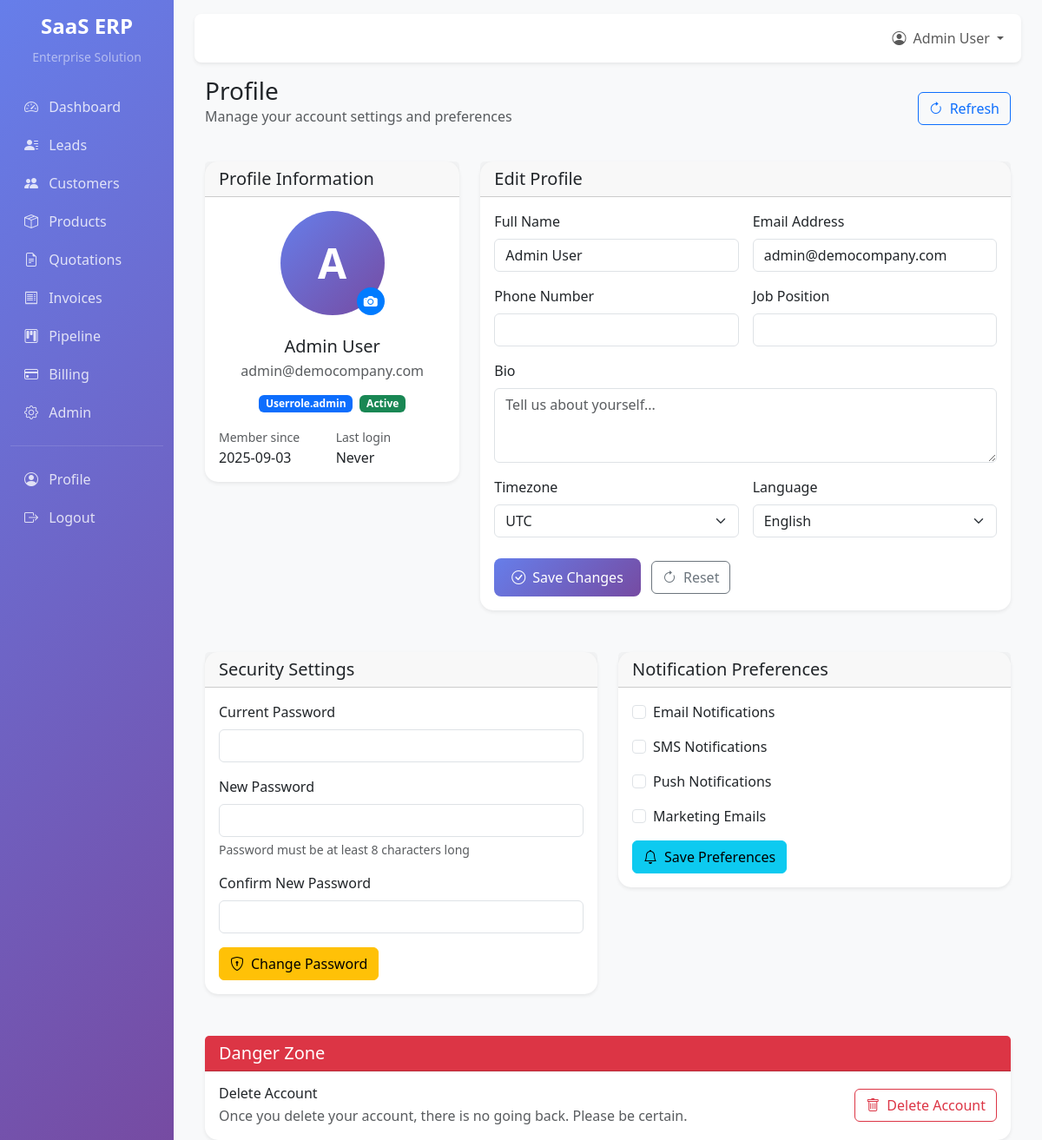
Before: /auth/profile (signed in) with the older database file.
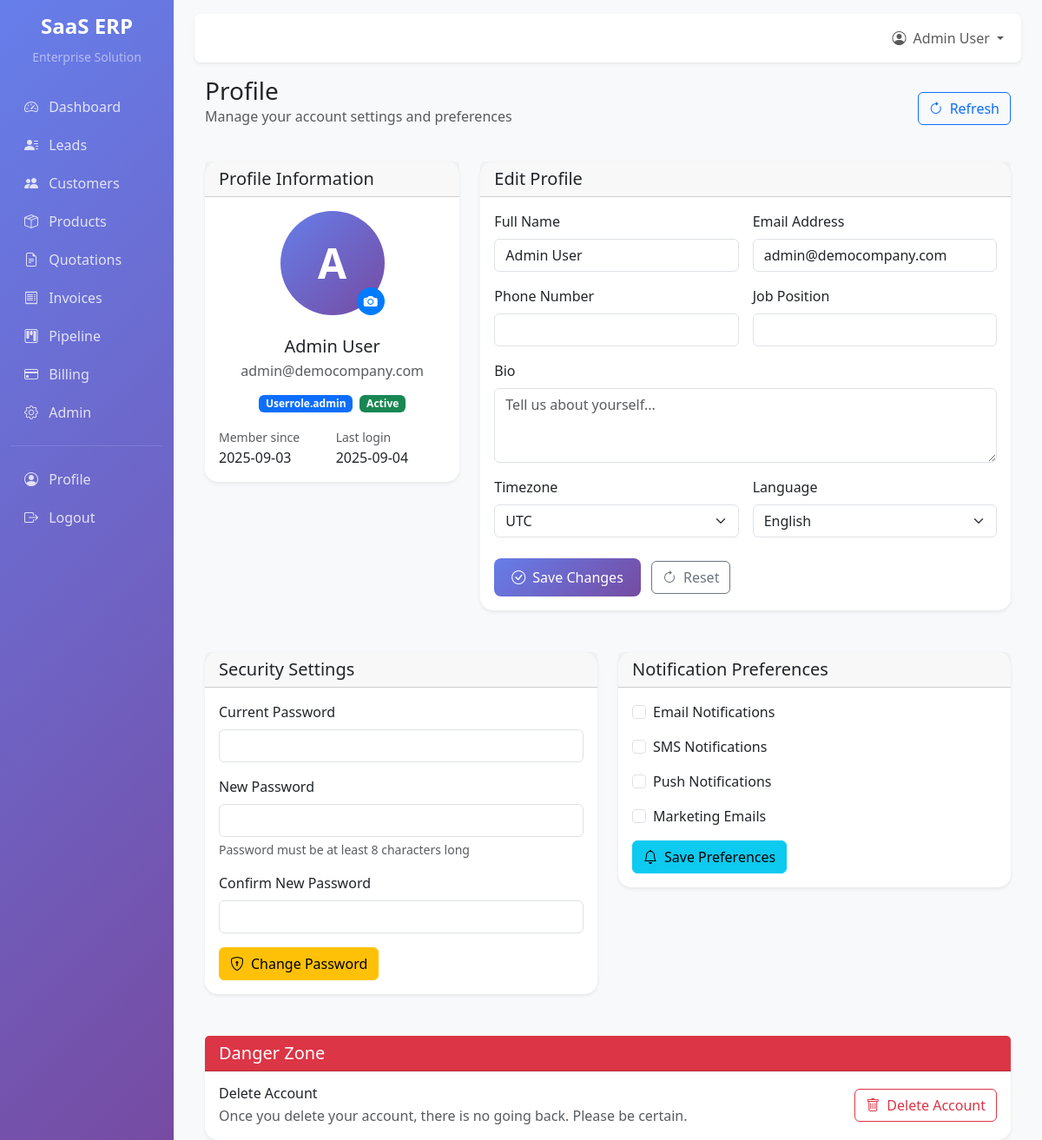
After: the same page with the newer database file.
### app/models.py (models this page shows, shortened)
class User(UserMixin, db.Model):
    __tablename__ = 'users'
    id = db.Column(db.Integer, primary_key=True)
    company_id = db.Column(db.Integer, db.ForeignKey('companies.id'), nullable=False)
    email = db.Column(db.String(120), unique=True, nullable=False)
    username = db.Column(db.String(80), unique=True, nullable=False)
    first_name = db.Column(db.String(50), nullable=False)
    last_name = db.Column(db.String(50), nullable=False)
    password_hash = db.Column(db.String(255), nullable=False)
    role = db.Column(db.Enum(UserRole), default=UserRole.SALES_EXECUTIVE)
    phone = db.Column(db.String(20))
    avatar_url = db.Column(db.String(500))
    is_active = db.Column(db.Boolean, default=True)
    last_login = db.Column(db.DateTime)
    created_at = db.Column(db.DateTime, default=datetime.utcnow)
    updated_at = db.Column(db.DateTime, default=datetime.utcnow, onupdate=datetime.utcnow)
    leads_assigned = db.relationship('Lead', backref='assigned_to', lazy='dynamic')
    tasks_assigned = db.relationship('Task', backref='assigned_to', lazy='dynamic')
    activities = db.relationship('Activity', backref='user', lazy='dynamic')
    def get_full_name(self):
        return f"{self.first_name} {self.last_name}"
    @property
    def name(self):
        return self.get_full_name()

### app/auth.py (the view, shortened to what this page needs)
@auth_bp.route('/profile', methods=['GET', 'POST'])
@login_required
def profile():
    return render_template('auth/profile.html', title='Profile')

### app/auth.py (called while the page is built)
@login_manager.user_loader
def load_user(user_id):
    try:
        user_id_int = int(user_id)
        return User.query.get(user_id_int)
    except (ValueError, TypeError):
        user = User.query.filter_by(username=user_id).first()
        if not user:
            user = User.query.filter_by(email=user_id).first()
        return user

### app/utils.py (called while the page is built)
def format_date(date_obj):
    if date_obj:
        return date_obj.strftime('%Y-%m-%d')
    return ''

### templates/auth/profile.html (shortened to what the changed rows need)
{% extends "base.html" %}
{% block content %}
<div class="container-fluid">
    <div class="d-flex justify-content-between align-items-center mb-4">
        <div>
            <h1 class="h3 mb-0">Profile</h1>
        </div>
    </div>
    <div class="row g-4">
        <div class="col-lg-4">
            <div class="card">
                <div class="card-body text-center">
                    <div class="mb-4">
                        <div class="avatar-upload position-relative d-inline-block">
                            <div class="avatar-preview">
                                {% if current_user.avatar_url %}
                                <img src="{{ current_user.avatar_url }}" alt="Profile Avatar"
                                     class="rounded-circle" style="width: 120px; height: 120px; object-fit: cover;">
                                {% else %}
                                <div class="avatar-placeholder rounded-circle d-flex align-items-center justify-content-center"
                                     style="width: 120px; height: 120px; background: linear-gradient(135deg, #667eea 0%, #764ba2 100%); color: white; font-size: 3rem; font-weight: bold;">
                                    {{ current_user.name[0]|upper }}
                                </div>
                                {% endif %}
                            </div>
                        </div>
                    </div>
                    <h5 class="mb-1">{{ current_user.name }}</h5>
                    <p class="text-muted mb-3">{{ current_user.email }}</p>
                    <div class="d-flex justify-content-center gap-2 mb-3">
                        <span class="badge bg-primary">{{ current_user.role|title }}</span>
                        <span class="badge bg-{{ 'success' if current_user.is_active else 'danger' }}">
                            {{ 'Active' if current_user.is_active else 'Inactive' }}
                        </span>
                    </div>
                    <div class="text-start">
                        <div class="row g-2">
                            <div class="col-6">
                                <small class="text-muted">Member since</small>
                                <div class="fw-medium">{{ current_user.created_at|date }}</div>
                            </div>
                            <div class="col-6">
                                <small class="text-muted">Last login</small>
                                <div class="fw-medium">{{ current_user.last_login|date if current_user.last_login else 'Never' }}</div>
                            </div>
                        </div>
                    </div>
                </div>
            </div>
        </div>
        <div class="col-lg-8">
            <div class="card">
                <div class="card-body">
                    <form id="profileForm" method="POST">
                        <div class="row g-3">
                            <div class="col-md-6">
                                <label for="name" class="form-label">Full Name</label>
                                <input type="text" class="form-control" id="name" name="name"
                                       value="{{ current_user.name }}" required>
                            </div>
                            <div class="col-md-6">
                                <label for="email" class="form-label">Email Address</label>
                                <input type="email" class="form-control" id="email" name="email"
                                       value="{{ current_user.email }}" required>
                            </div>
                        </div>
                    </form>
                </div>
            </div>
        </div>
    </div>
</div>
{% endblock %}

### templates/base.html (shortened to what the changed rows need)
<!DOCTYPE html>
<html lang="en">
<head>
    <link href="https://cdn.jsdelivr.net/npm/bootstrap@5.3.0/dist/css/bootstrap.min.css" rel="stylesheet">
    <link href="https://cdn.jsdelivr.net/npm/bootstrap-icons@1.10.0/font/bootstrap-icons.css" rel="stylesheet">
</head>
<body>
    <div class="container-fluid">
        <div class="row">
            <main class="col-md-9 ms-sm-auto col-lg-10 px-md-4 main-content">
                <nav class="navbar navbar-expand-lg navbar-light bg-white shadow-sm rounded-3 my-3">
                    <div class="container-fluid">
                        <div class="navbar-nav ms-auto">
                            {% if current_user.is_authenticated %}
                            <div class="nav-item dropdown">
                                <a class="nav-link dropdown-toggle" href="#" role="button" data-bs-toggle="dropdown">
                                    <i class="bi bi-person-circle me-1"></i>
                                    {{ current_user.first_name }} {{ current_user.last_name }}
                                </a>
                            </div>
                            {% else %}
                            <a class="nav-link" href="{{ url_for('auth.login') }}">Login</a>
                            {% endif %}
                        </div>
                    </div>
                </nav>
                {% block content %}{% endblock %}
            </main>
        </div>
    </div>
</body>
</html>

Changed rows visible on the page:
changed User "Admin User": last_login "Never" → "2025-09-04"
